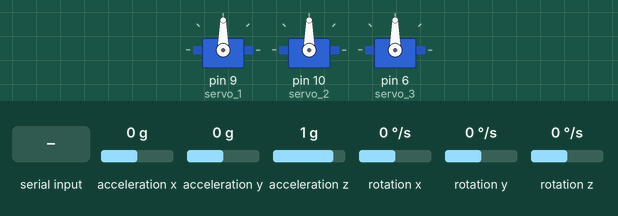
Simulated run of this sketch. Board: Arduino Uno, built with avr-gcc and run on an emulated ATmega328P. Parts: 3 × servo. Inputs (shaded band) come from the test bench; at power-on: rotation z 0 °/s, acceleration x 0 g, acceleration y 0 g, acceleration z 1 g, rotation x 0 °/s, rotation y 0 °/s. What the sketch prints to the serial monitor is not drawn.

Above: at 8.2 s.
8.3 s: rotation z set to -192 °/s
10.5 s: "90,45,200\n" received over Serial
At 11.4 s:
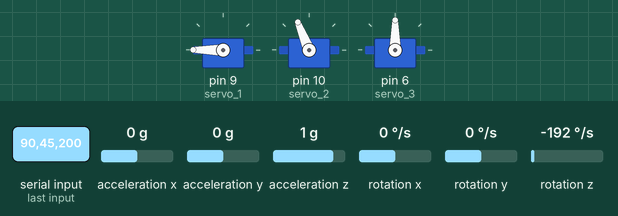
13.5 s: acceleration x set to -1.4 g
At 13.84 s:
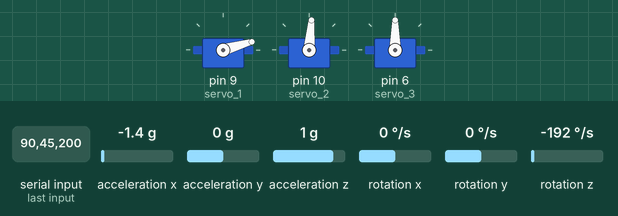
16.5 s: acceleration y set to -1.4 g
At 16.85 s:
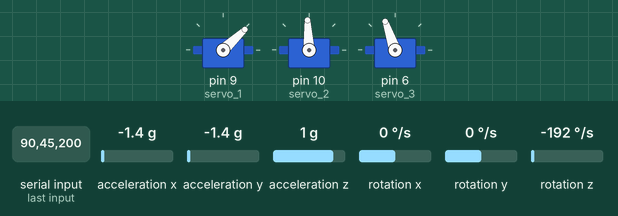
19.5 s: "," received over Serial
At 19.86 s:
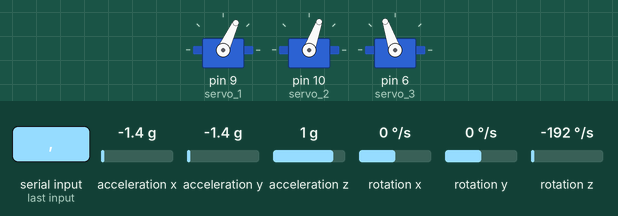
22.5 s: "30,150,10\n" received over Serial
At 22.87 s:
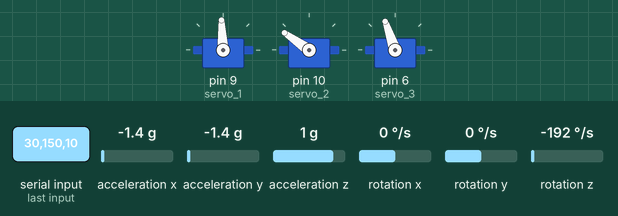
Timing chart, 0 to 29.8 s (numbered marks = the images above; inputs shaded):
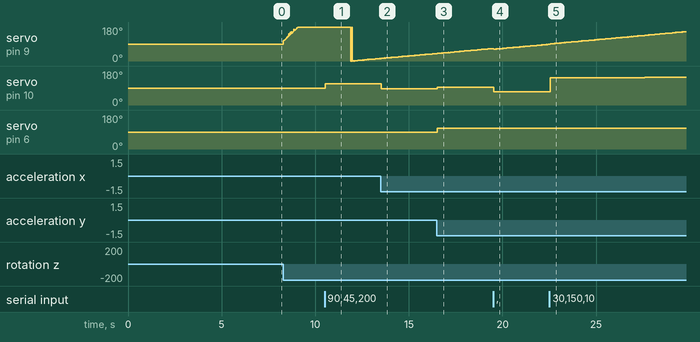

The sketch:

serial_servo.ino
```cpp
#include <VarSpeedServo.h>
#include "Wire.h"
#include <MPU6050_light.h>

MPU6050 mpu(Wire);

VarSpeedServo servo_1,servo_2,servo_3,grip;

 // servo controller (multiple can exist)
  // servo starting position
float set_j1,set_j2,set_j3 = 0;
float pos_1,pos_2,pos_3 = 90;
double i_pitch,i_roll,i_yaw;
double e_1,e_2,e_3;
unsigned long timer,currentTime,previousTime;


double elapsedTime;
double lastError1,lastError2,lastError3;
double cumError1,cumError2,cumError3, rateError1,rateError2,rateError3;
float out1,out2,out3=0;

double kp = .5;
double ki = .000001;
double kd = 100;

void setup() {


  servo_1.attach(9,500,2460);
  servo_2.attach(10,544,2400);
  servo_3.attach(6,500,2400); // start servo control
  Serial.begin(9600); // start serial monitor
  Wire.begin();

  servo_1.write(90);
  servo_2.write(90);
  servo_3.write(90);

  // move servo to 0 degrees
  delay(5000);
  Serial.println("Positioned at Home Position");

  //Initializes MPU 6050
  byte status = mpu.begin();
  Serial.print(F("MPU6050 status: "));
  Serial.println(status);
  while(status!=0){ }

  //Calculates MPU 6050 offsets
  Serial.println(F("Calculating offsets, do not move MPU6050"));
  delay(1000);
  // mpu.upsideDownMounting = true; // uncomment this line if the MPU6050 is mounted upside-down
  mpu.calcOffsets(); // gyro and accelero
  Serial.println("Done!\n");


}


void loop() {

  //Reads any serial input
  while (Serial.available())
  {
    //unsigned long progress = millis() - moveStartTime;
    String rxString = "";
    String strArr[3];
  //Keep looping until there is something in the buffer.
    while (Serial.available()) {
      //Delay to allow byte to arrive in input buffer.
      delay(2);
      //Read a single character from the buffer.
      char ch = Serial.read();
      //Append that single character to a string.
      rxString+= ch;
    }
    int stringStart = 0;
    int arrayIndex = 0;
    for (int i=0; i < rxString.length(); i++){
      //Get character and check if it's our "special" character.
      if(rxString.charAt(i) == ','){
        //Clear previous values from array.
        strArr[arrayIndex] = "";
        //Save substring into array.
        strArr[arrayIndex] = rxString.substring(stringStart, i);
        //Set new string starting point.
        stringStart = (i+1);
        arrayIndex++;
      }
    }


   //stores servo motor setpoints
    set_j1 = strArr[0].toFloat();
    set_j2 = strArr[1].toFloat();
    set_j3 = strArr[2].toFloat();


  }
  // Read and stores MPU 6050 angle and position values (still noisy)
  mpu.update();
  i_pitch = mpu.getAngleX();
  i_roll = mpu.getAngleY();
  i_yaw = mpu.getAngleZ();

  //Computes PID
  comp_pid( i_pitch, i_roll, i_yaw, set_j1,  set_j2, set_j3, &out1, &out2, &out3);

  //Writes output from PID
  servo_1.write(90+out1);
      //delay(15);
  servo_2.write(90+out2);
      //delay(15);
  servo_3.write(90+out3);


}
//function to calculate PID
//Can change to PID Library in the future
double comp_pid(double i_pitch,double i_roll,double i_yaw,double set_j1, double set_j2,double set_j3,float *output1,float *output2,float *output3){
  currentTime = millis();

  elapsedTime = (double)(currentTime - previousTime);

  //Errors

  e_1 = set_j1 - i_yaw;
  e_2 = set_j2 - i_roll;
  e_3 = set_j3 - i_pitch;

  //Integral Errors
  cumError1 += e_1 *elapsedTime;
  cumError2 += e_2 * elapsedTime;
  cumError3 += e_3 * elapsedTime;


  //Derivative Errors
  rateError1 = (e_1-lastError1)/elapsedTime;
  rateError2 = (e_2-lastError2)/elapsedTime;
  rateError3 = (e_3-lastError3)/elapsedTime;

  //New call by reference output
  *output1 = kp*e_1 + ki*cumError1 + kd*rateError1;
  *output2  = kp*e_2 + ki*cumError2 + kd*rateError2;
  *output3  = kp*e_3 + ki*cumError3 + kd*rateError3;

  // Saves last error
  lastError1 = e_1;
  lastError2 = e_2;
  lastError3 = e_3;

  previousTime = currentTime;
  //saves previous time
}
```

Measured:
- after the input at 10.5 s, servo on pin 10 (servo_2): 90° → 112° at once
- after the input at 13.5 s, servo on pin 10 (servo_2): 112° → 85° at once
- after the input at 16.5 s, servo on pin 10 (servo_2): 85° → 93° at once; servo on pin 6 (servo_3): 90° → 109° at once
- after the input at 19.5 s, servo on pin 10 (servo_2): 93° → 70° at once
- after the input at 22.5 s, servo on pin 10 (servo_2): 70° → 145° after 0.05 s, → 146° 5.0 s later
